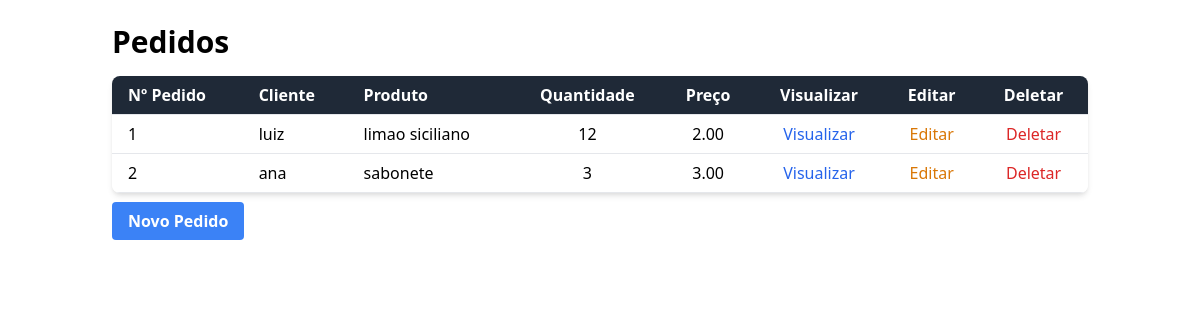
Page /pedidos/ on the earlier database version.
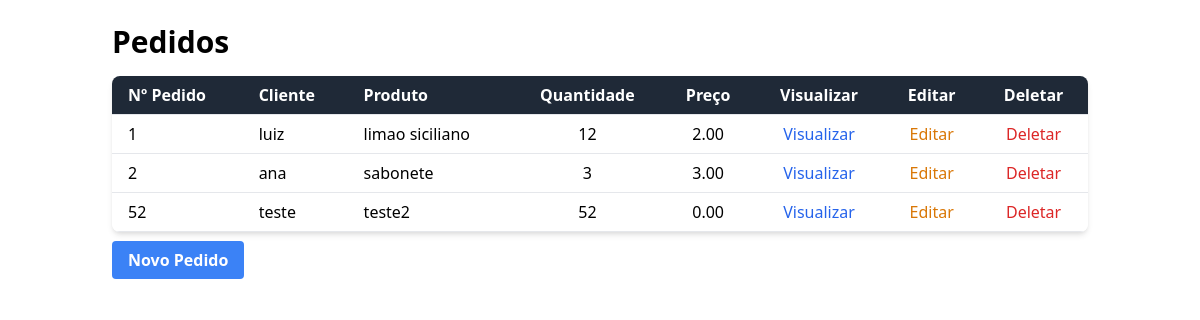
Same page on the later database version.
### pedidos/models.py (models this page shows, shortened)
class Pedido(models.Model):
    numeropedido = models.IntegerField(default=0)
    name = models.CharField(max_length=200, default=" ")
    produto = models.CharField(max_length=200, default=" ")
    quantidade = models.IntegerField()
    preco = models.DecimalField(max_digits=10, decimal_places=2, default=0.0)

### pedidos/views.py (the view)
# urls.py: path('', views.pedido_list, name='pedido_list'),
def pedido_list(request, template_name='pedidos/pedido_list.html'):
    pedido = Pedido.objects.all()
    data = {}
    data['object_list'] = pedido
    return render(request, template_name, data)

### pedidos/templates/pedidos/pedido_list.html (shortened to what this page needs)
<link href="https://cdn.jsdelivr.net/npm/tailwindcss@2.2.19/dist/tailwind.min.css" rel="stylesheet">
<div class="container mx-auto p-6">
    <h1 class="text-3xl font-bold mb-4">Pedidos</h1>
    <div class="overflow-x-auto bg-white shadow-md rounded-lg">
        <table class="min-w-full bg-white">
            <thead class="bg-gray-800 text-white">
                <tr>
                    <th class="py-2 px-4 border-b text-left">Nº Pedido</th>
                    <th class="py-2 px-4 border-b text-left">Cliente</th>
                    <th class="py-2 px-4 border-b text-left">Produto</th>
                    <th class="py-2 px-4 border-b text-center">Quantidade</th>
                    <th class="py-2 px-4 border-b text-center">Preço</th>
                    <th class="py-2 px-4 border-b text-center">Visualizar</th>
                    <th class="py-2 px-4 border-b text-center">Editar</th>
                    <th class="py-2 px-4 border-b text-center">Deletar</th>
                </tr>
            </thead>
            <tbody>
                {% for pedido in object_list %}
                <tr class="hover:bg-gray-100">
                    <td class="py-2 px-4 border-b text-left">{{ pedido.numeropedido }}</td>
                    <td class="py-2 px-4 border-b text-left">{{ pedido.name }}</td>
                    <td class="py-2 px-4 border-b text-left">{{ pedido.produto }}</td>
                    <td class="py-2 px-4 border-b text-center">{{ pedido.quantidade }}</td>
                    <td class="py-2 px-4 border-b text-center">{{ pedido.preco }}</td>
                    <td class="py-2 px-4 border-b text-center">
                        <a href="{% url 'pedido_view' pedido.id %}" class="text-blue-600 hover:underline">Visualizar</a>
                    </td>
                    <td class="py-2 px-4 border-b text-center">
                        <a href="{% url 'pedido_edit' pedido.id %}" class="text-yellow-600 hover:underline">Editar</a>
                    </td>
                    <td class="py-2 px-4 border-b text-center">
                        <a href="{% url 'pedido_delete' pedido.id %}" class="text-red-600 hover:underline">Deletar</a>
                    </td>
                </tr>
                {% endfor %}
            </tbody>
        </table>
    </div>
    <div class="mt-4">
        <a href="{% url 'pedido_new' %}" class="bg-blue-500 text-white font-bold py-2 px-4 rounded hover:bg-blue-600">Novo Pedido</a>
    </div>
</div>

Differences in the rows shown:
added Pedido: numeropedido "52", name "teste", produto "teste2", quantidade "52", preco "0.00"
